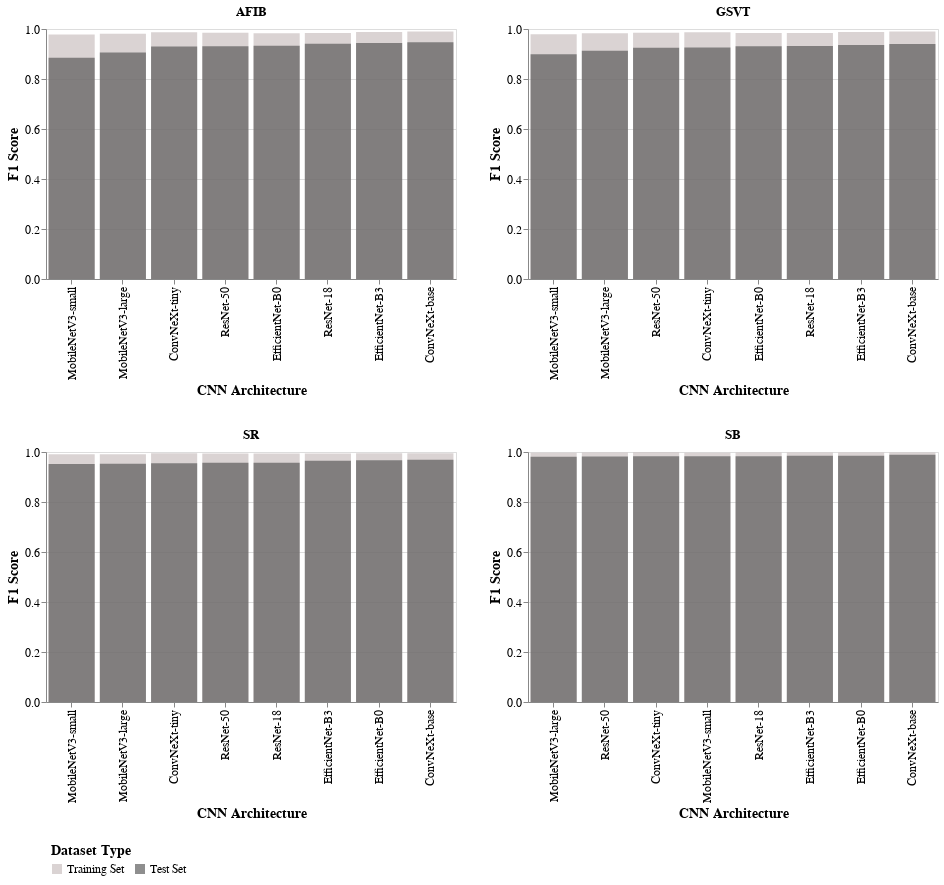

Write notebook code for a chart like this one.
### Markdown cell above
##### **4.1.2.b.** Performance on Train vs Hold-out Test Set: By Class

### Code cell
label_list = ['AFIB', 'GSVT', 'SR', 'SB']
chart_list = [compare_train_test_scores(
    analysis_df,
    lab,
    y_axis_range = [0., 1.0],
    chart_title=f'{lab}',
    chart_width=410,
    chart_height=250
) for lab in label_list]

row1 = alt.hconcat(chart_list[0], chart_list[1], spacing=30)
row2 = alt.hconcat(chart_list[2], chart_list[3], spacing=30)
label_charts = alt.vconcat(row1, row2, spacing=30)

label_charts.configure_axis(
    titleFontSize=14,
    labelFontSize=12
).configure_legend(
    titleFontSize=14,
    labelFontSize=12,
    padding=5
)

### Figure 1 — Vega-Lite specification as saved in the notebook (floating-point values rounded to 4 significant figures; data arrays with more than 128 entries replaced by an {"elided": "..."} marker saying what was removed)
{"config": {"view": {"continuousWidth": 300, "continuousHeight": 300}, "axis": {"labelFontSize": 12, "titleFontSize": 14}, "legend": {"labelFontSize": 12, "padding": 5, "titleFontSize": 14}}, "vconcat": [{"hconcat": [{"layer": [{"mark": {"type": "bar", "opacity": 0.65}, "encoding": {"x": {"field": "model_arch_label", "sort": ["MobileNetV3-small", "MobileNetV3-large", "ConvNeXt-tiny", "ResNet-50", "EfficientNet-B0", "ResNet-18", "EfficientNet-B3", "ConvNeXt-base"], "title": "CNN Architecture", "type": "nominal"}, "y": {"field": "results", "scale": {"domain": [0.0, 1.0]}, "stack": null, "title": "F1 Score", "type": "quantitative"}}, "transform": [{"filter": "(((datum.metric_name === 'f1') && (datum.dataset_config === 'config1')) && (datum.label_name === 'AFIB'))"}, {"filter": "(datum.dataset_type === 'train')"}]}, {"mark": {"type": "bar", "opacity": 0.65}, "encoding": {"x": {"field": "model_arch_label", "sort": ["MobileNetV3-small", "MobileNetV3-large", "ConvNeXt-tiny", "ResNet-50", "EfficientNet-B0", "ResNet-18", "EfficientNet-B3", "ConvNeXt-base"], "title": "CNN Architecture", "type": "nominal"}, "y": {"field": "results", "scale": {"domain": [0.0, 1.0]}, "stack": null, "title": "F1 Score", "type": "quantitative"}}, "transform": [{"filter": "(((datum.metric_name === 'f1') && (datum.dataset_config === 'config1')) && (datum.label_name === 'AFIB'))"}, {"filter": "(datum.dataset_type === 'test')"}]}], "encoding": {"color": {"field": "dataset_type", "legend": {"direction": "horizontal", "labelExpr": "datum.label == 'train' ? 'Training Set' : 'Test Set'", "orient": "bottom"}, "scale": {"domain": ["train", "test"], "range": ["#C6BCBC", "#525252"]}, "title": "Dataset Type", "type": "nominal"}}, "height": 250, "title": "AFIB", "width": 410}, {"layer": [{"mark": {"type": "bar", "opacity": 0.65}, "encoding": {"x": {"field": "model_arch_label", "sort": ["MobileNetV3-small", "MobileNetV3-large", "ResNet-50", "ConvNeXt-tiny", "EfficientNet-B0", "ResNet-18", "EfficientNet-B3", "ConvNeXt-base"], "title": "CNN Architecture", "type": "nominal"}, "y": {"field": "results", "scale": {"domain": [0.0, 1.0]}, "stack": null, "title": "F1 Score", "type": "quantitative"}}, "transform": [{"filter": "(((datum.metric_name === 'f1') && (datum.dataset_config === 'config1')) && (datum.label_name === 'GSVT'))"}, {"filter": "(datum.dataset_type === 'train')"}]}, {"mark": {"type": "bar", "opacity": 0.65}, "encoding": {"x": {"field": "model_arch_label", "sort": ["MobileNetV3-small", "MobileNetV3-large", "ResNet-50", "ConvNeXt-tiny", "EfficientNet-B0", "ResNet-18", "EfficientNet-B3", "ConvNeXt-base"], "title": "CNN Architecture", "type": "nominal"}, "y": {"field": "results", "scale": {"domain": [0.0, 1.0]}, "stack": null, "title": "F1 Score", "type": "quantitative"}}, "transform": [{"filter": "(((datum.metric_name === 'f1') && (datum.dataset_config === 'config1')) && (datum.label_name === 'GSVT'))"}, {"filter": "(datum.dataset_type === 'test')"}]}], "encoding": {"color": {"field": "dataset_type", "legend": {"direction": "horizontal", "labelExpr": "datum.label == 'train' ? 'Training Set' : 'Test Set'", "orient": "bottom"}, "scale": {"domain": ["train", "test"], "range": ["#C6BCBC", "#525252"]}, "title": "Dataset Type", "type": "nominal"}}, "height": 250, "title": "GSVT", "width": 410}], "spacing": 30}, {"hconcat": [{"layer": [{"mark": {"type": "bar", "opacity": 0.65}, "encoding": {"x": {"field": "model_arch_label", "sort": ["MobileNetV3-small", "MobileNetV3-large", "ConvNeXt-tiny", "ResNet-50", "ResNet-18", "EfficientNet-B3", "EfficientNet-B0", "ConvNeXt-base"], "title": "CNN Architecture", "type": "nominal"}, "y": {"field": "results", "scale": {"domain": [0.0, 1.0]}, "stack": null, "title": "F1 Score", "type": "quantitative"}}, "transform": [{"filter": "(((datum.metric_name === 'f1') && (datum.dataset_config === 'config1')) && (datum.label_name === 'SR'))"}, {"filter": "(datum.dataset_type === 'train')"}]}, {"mark": {"type": "bar", "opacity": 0.65}, "encoding": {"x": {"field": "model_arch_label", "sort": ["MobileNetV3-small", "MobileNetV3-large", "ConvNeXt-tiny", "ResNet-50", "ResNet-18", "EfficientNet-B3", "EfficientNet-B0", "ConvNeXt-base"], "title": "CNN Architecture", "type": "nominal"}, "y": {"field": "results", "scale": {"domain": [0.0, 1.0]}, "stack": null, "title": "F1 Score", "type": "quantitative"}}, "transform": [{"filter": "(((datum.metric_name === 'f1') && (datum.dataset_config === 'config1')) && (datum.label_name === 'SR'))"}, {"filter": "(datum.dataset_type === 'test')"}]}], "encoding": {"color": {"field": "dataset_type", "legend": {"direction": "horizontal", "labelExpr": "datum.label == 'train' ? 'Training Set' : 'Test Set'", "orient": "bottom"}, "scale": {"domain": ["train", "test"], "range": ["#C6BCBC", "#525252"]}, "title": "Dataset Type", "type": "nominal"}}, "height": 250, "title": "SR", "width": 410}, {"layer": [{"mark": {"type": "bar", "opacity": 0.65}, "encoding": {"x": {"field": "model_arch_label", "sort": ["MobileNetV3-large", "ResNet-50", "ConvNeXt-tiny", "MobileNetV3-small", "ResNet-18", "EfficientNet-B3", "EfficientNet-B0", "ConvNeXt-base"], "title": "CNN Architecture", "type": "nominal"}, "y": {"field": "results", "scale": {"domain": [0.0, 1.0]}, "stack": null, "title": "F1 Score", "type": "quantitative"}}, "transform": [{"filter": "(((datum.metric_name === 'f1') && (datum.dataset_config === 'config1')) && (datum.label_name === 'SB'))"}, {"filter": "(datum.dataset_type === 'train')"}]}, {"mark": {"type": "bar", "opacity": 0.65}, "encoding": {"x": {"field": "model_arch_label", "sort": ["MobileNetV3-large", "ResNet-50", "ConvNeXt-tiny", "MobileNetV3-small", "ResNet-18", "EfficientNet-B3", "EfficientNet-B0", "ConvNeXt-base"], "title": "CNN Architecture", "type": "nominal"}, "y": {"field": "results", "scale": {"domain": [0.0, 1.0]}, "stack": null, "title": "F1 Score", "type": "quantitative"}}, "transform": [{"filter": "(((datum.metric_name === 'f1') && (datum.dataset_config === 'config1')) && (datum.label_name === 'SB'))"}, {"filter": "(datum.dataset_type === 'test')"}]}], "encoding": {"color": {"field": "dataset_type", "legend": {"direction": "horizontal", "labelExpr": "datum.label == 'train' ? 'Training Set' : 'Test Set'", "orient": "bottom"}, "scale": {"domain": ["train", "test"], "range": ["#C6BCBC", "#525252"]}, "title": "Dataset Type", "type": "nominal"}}, "height": 250, "title": "SB", "width": 410}], "spacing": 30}], "data": {"name": "data-d0d80caad4cface80ecb48d035bc6504"}, "spacing": 30, "$schema": "https://vega.github.io/schema/vega-lite/v5.20.1.json", "datasets": {"data-d0d80caad4cface80ecb48d035bc6504": {"elided": "680 records"}}}
